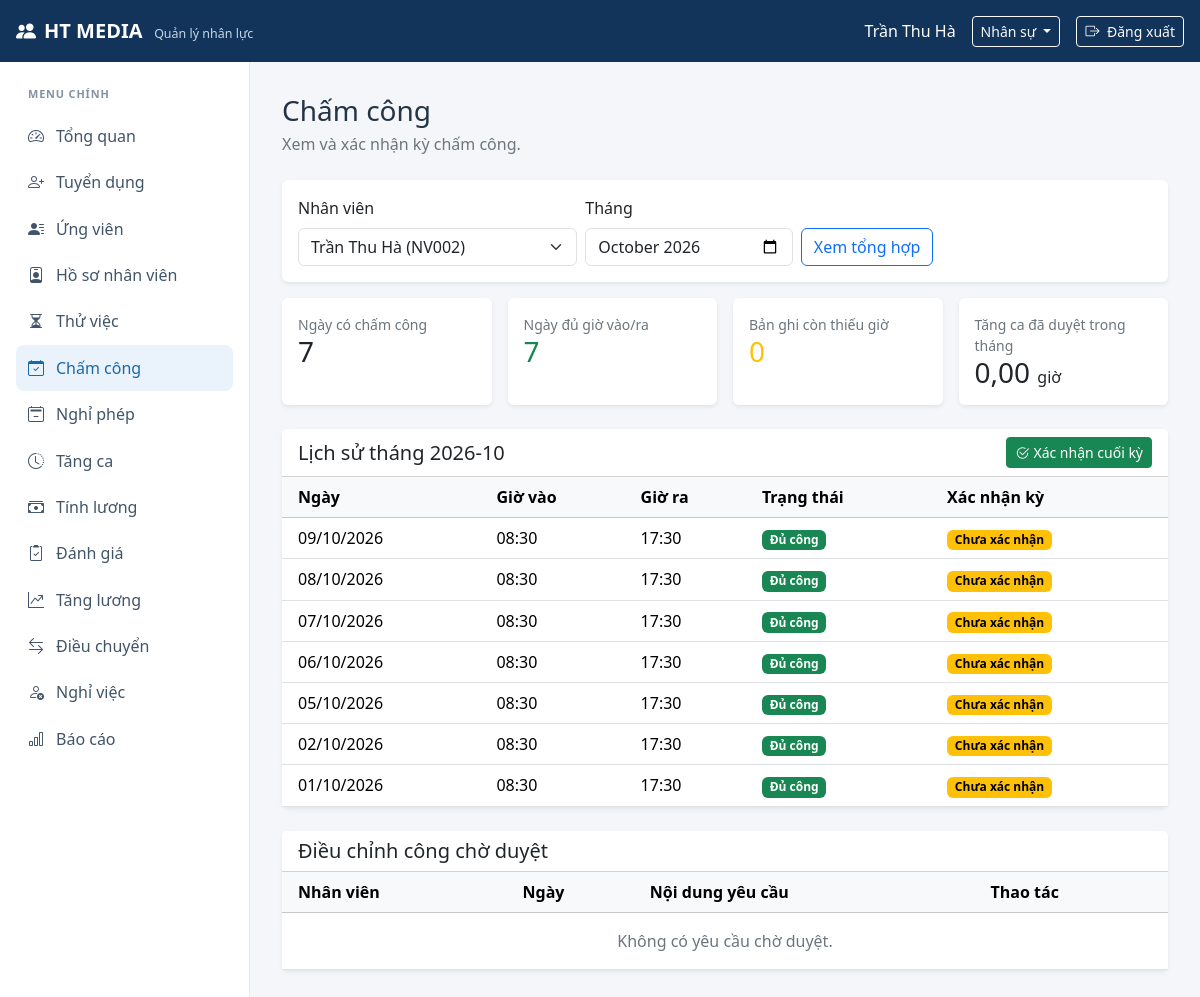
The page /index.php?route=attendance (signed in) on the database its author committed.
### tables this page shows
CREATE TABLE IF NOT EXISTS NHANVIEN (
    MaNV VARCHAR(10) PRIMARY KEY,
    HoTen VARCHAR(150) NOT NULL,
    NgaySinh DATE NULL,
    GioiTinh VARCHAR(20) NULL,
    SoDienThoai VARCHAR(20) NULL,
    Email VARCHAR(150) NULL,
    DiaChi VARCHAR(255) NULL,
    NgayVaoLam DATE NOT NULL,
    TrangThai VARCHAR(30) NOT NULL DEFAULT 'Chính thức',
    MaPB VARCHAR(10) NOT NULL,
    MaCV VARCHAR(10) NOT NULL,
    INDEX idx_nhanvien_hoten (HoTen),
    INDEX idx_nhanvien_trangthai (TrangThai),
    CONSTRAINT chk_nhanvien_gioitinh CHECK (GioiTinh IS NULL OR GioiTinh IN ('Nam', 'Nữ', 'Khác')),
    CONSTRAINT fk_nhanvien_phongban FOREIGN KEY (MaPB) REFERENCES PHONGBAN (MaPB),
    CONSTRAINT fk_nhanvien_chucvu FOREIGN KEY (MaCV) REFERENCES CHUCVU (MaCV)
);

CREATE TABLE IF NOT EXISTS CHAMCONG (
    MaCC VARCHAR(10) PRIMARY KEY,
    MaNV VARCHAR(10) NOT NULL,
    Ngay DATE NOT NULL,
    GioVao TIME NULL,
    GioRa TIME NULL,
    TrangThai VARCHAR(30) NOT NULL DEFAULT 'Đủ công',
    DaChot TINYINT UNSIGNED NOT NULL DEFAULT 0,
    UNIQUE KEY uq_chamcong_nhanvien_ngay (MaNV, Ngay),
    CONSTRAINT chk_chamcong_dachot CHECK (DaChot IN (0, 1)),
    CONSTRAINT fk_chamcong_nhanvien FOREIGN KEY (MaNV) REFERENCES NHANVIEN (MaNV)
);

### app/views/attendance/index.php (the view, shortened to what the rows shown need)
<?php
$summary = $attendance['summary'];
$dateText = static fn (mixed $value): string => $value ? date('d/m/Y', strtotime((string) $value)) : '—';
$timeText = static fn (mixed $value): string => $value ? date('H:i', strtotime((string) $value)) : '—';
?>
<div class="d-flex flex-wrap justify-content-between align-items-start gap-3 mb-4">
    <div>
        <h1 class="h3 mb-1">Chấm công</h1>
        <p class="text-secondary mb-0"><?= $canManage ? 'Xem và xác nhận kỳ chấm công.' : 'Chấm vào/ra và theo dõi lịch sử của bạn.' ?></p>
    </div>
</div>
<?php if ($canManage): ?>
    <section class="card border-0 shadow-sm mb-3">
        <div class="card-body">
            <form method="get" action="<?= e(APP_BASE_URL) ?>/index.php" class="row g-2 align-items-end">
                <div class="col-md-4">
                    <label class="form-label" for="attendance-employee">Nhân viên</label>
                    <select class="form-select" id="attendance-employee" name="employee_id">
                        <?php foreach ($employees as $employee): ?>
                            <option value="<?= e($employee['MaNV']) ?>" <?= $employeeId === $employee['MaNV'] ? 'selected' : '' ?>><?= e($employee['HoTen']) ?> (<?= e($employee['MaNV']) ?>)</option>
                        <?php endforeach; ?>
                    </select>
                </div>
                <div class="col-md-3"><label class="form-label" for="attendance-month">Tháng</label><input class="form-control" id="attendance-month" type="month" name="month" value="<?= e($month) ?>" required></div>
                <div class="col-md-3"><button class="btn btn-outline-primary" type="submit">Xem tổng hợp</button></div>
            </form>
        </div>
    </section>
<?php endif; ?>
<div class="row g-3 mb-4">
    <div class="col-sm-6 col-xl-3"><div class="card border-0 shadow-sm h-100"><div class="card-body"><div class="text-secondary small">Ngày có chấm công</div><div class="h3 mb-0"><?= e($summary['days']) ?></div></div></div></div>
    <div class="col-sm-6 col-xl-3"><div class="card border-0 shadow-sm h-100"><div class="card-body"><div class="text-secondary small">Ngày đủ giờ vào/ra</div><div class="h3 text-success mb-0"><?= e($summary['complete']) ?></div></div></div></div>
    <div class="col-sm-6 col-xl-3"><div class="card border-0 shadow-sm h-100"><div class="card-body"><div class="text-secondary small">Bản ghi còn thiếu giờ</div><div class="h3 text-warning mb-0"><?= e($summary['incomplete']) ?></div></div></div></div>
    <div class="col-sm-6 col-xl-3"><div class="card border-0 shadow-sm h-100"><div class="card-body"><div class="text-secondary small">Tăng ca đã duyệt trong tháng</div><div class="h3 mb-0"><?= e(number_format($summary['overtime'], 2, ',', '.')) ?> <span class="fs-6">giờ</span></div></div></div></div>
</div>
<section class="card border-0 shadow-sm">
    <div class="card-header bg-white d-flex justify-content-between align-items-center">
        <h2 class="h5 mb-0">Lịch sử tháng <?= e($month) ?></h2>
        <?php if ($canManage): ?>
            <form method="post" action="<?= e(url('attendance-confirm')) ?>" onsubmit="return confirm('Xác nhận cuối kỳ chấm công cho toàn bộ nhân viên trong tháng này?')">
                <button class="btn btn-sm btn-success" type="submit"><i class="bi bi-check2-circle me-1"></i>Xác nhận cuối kỳ</button>
            </form>
        <?php endif; ?>
    </div>
    <div class="table-responsive">
        <table class="table table-hover align-middle mb-0">
            <thead class="table-light"><tr><th class="ps-3">Ngày</th><th>Giờ vào</th><th>Giờ ra</th><th>Trạng thái</th><th>Xác nhận kỳ</th></tr></thead>
            <tbody>
            <?php foreach ($attendance['history'] as $row): ?>
                <tr><td class="ps-3"><?= e($dateText($row['Ngay'])) ?></td><td><?= e($timeText($row['GioVao'])) ?></td><td><?= e($timeText($row['GioRa'])) ?></td>
                    <td><span class="badge text-bg-<?= $row['GioVao'] !== null && $row['GioRa'] !== null ? 'success' : 'warning' ?>"><?= e($row['TrangThai']) ?></span></td>
                    <td><span class="badge text-bg-<?= (int) $row['DaChot'] ? 'secondary' : 'warning' ?>"><?= (int) $row['DaChot'] ? 'Đã xác nhận' : 'Chưa xác nhận' ?></span></td>
                    <?php if ($canRequestCorrection && $employeeId === (string) (Auth::user()['MaNV'] ?? '')): ?>
                        <td><?php if (!(int) $row['DaChot']): ?>
                            <details><summary class="small text-primary">Yêu cầu</summary>
                                <form method="post" action="<?= e(url('attendance-correction')) ?>" class="d-grid gap-1 mt-2">
                                    <input type="hidden" name="_csrf" value="<?= e(\App\Core\Csrf::token()) ?>">
                                    <input type="hidden" name="id" value="<?= e($row['MaCC']) ?>">
                                    <input class="form-control form-control-sm" type="time" name="check_in" aria-label="Giờ vào mới" value="<?= e($row['GioVao'] ? date('H:i', strtotime((string) $row['GioVao'])) : '') ?>">
                                    <input class="form-control form-control-sm" type="time" name="check_out" aria-label="Giờ ra mới" value="<?= e($row['GioRa'] ? date('H:i', strtotime((string) $row['GioRa'])) : '') ?>">
                                    <input class="form-control form-control-sm" name="reason" maxlength="1000" placeholder="Lý do điều chỉnh" required>
                                    <button class="btn btn-sm btn-outline-primary" type="submit">Gửi</button>
                                </form>
                            </details>
                        <?php else: ?>—<?php endif; ?></td>
                    <?php endif; ?></tr>
            <?php endforeach; ?>
            </tbody>
        </table>
    </div>
</section>
<?php if ($canApproveCorrection): ?>
    <section class="card border-0 shadow-sm mt-4">
        <div class="card-header bg-white"><h2 class="h5 mb-0">Điều chỉnh công chờ duyệt</h2></div>
        <div class="table-responsive"><table class="table table-hover align-middle mb-0">
            <thead class="table-light"><tr><th class="ps-3">Nhân viên</th><th>Ngày</th><th>Nội dung yêu cầu</th><th>Thao tác</th></tr></thead>
            <tbody>
            <?php if ($corrections === []): ?><tr><td colspan="4" class="text-center text-secondary py-3">Không có yêu cầu chờ duyệt.</td></tr><?php endif; ?>
            </tbody>
        </table></div>
    </section>
<?php endif; ?>

### app/views/layout.php (shortened to what the rows shown need)
<?php
$loggedInUser = Auth::user();
$menuItems = [
    ['dashboard', 'Tổng quan', 'dashboard', 'view', 'bi-speedometer2'],
    ['recruitment', 'Tuyển dụng', 'recruitment', 'view', 'bi-person-plus'],
    ['applicants', 'Ứng viên', 'recruitment', 'manage', 'bi-person-lines-fill'],
    ['employees', 'Hồ sơ nhân viên', 'employees', 'view', 'bi-person-badge'],
    ['probation', 'Thử việc', 'probation', 'view', 'bi-hourglass-split'],
    ['attendance', 'Chấm công', 'attendance', 'view', 'bi-calendar-check'],
    ['leave', 'Nghỉ phép', 'leave', 'view', 'bi-calendar2-minus'],
    ['overtime', 'Tăng ca', 'overtime', 'view', 'bi-clock-history'],
    ['payroll', 'Tính lương', 'payroll', 'view', 'bi-cash-stack'],
    ['reviews', 'Đánh giá', 'reviews', 'view', 'bi-clipboard2-check'],
    ['salary_changes', 'Tăng lương', 'salary_changes', 'view', 'bi-graph-up-arrow'],
    ['transfers', 'Điều chuyển', 'transfers', 'view', 'bi-arrow-left-right'],
    ['resignations', 'Nghỉ việc', 'resignations', 'view', 'bi-person-x'],
    ['reports', 'Báo cáo', 'reports', 'view', 'bi-bar-chart'],
    ['accounts', 'Quản lý tài khoản', 'accounts', 'manage', 'bi-people-gear'],
];
$activeRoute = (string) ($_GET['route'] ?? $_GET['r'] ?? 'dashboard');
?>
<!doctype html>
<html lang="vi">
<head>
    <link href="https://cdn.jsdelivr.net/npm/bootstrap@5.3.3/dist/css/bootstrap.min.css" rel="stylesheet">
    <link href="https://cdn.jsdelivr.net/npm/bootstrap-icons@1.11.3/font/bootstrap-icons.min.css" rel="stylesheet">
    <link href="<?= e(APP_BASE_URL) ?>/assets/css/app.css" rel="stylesheet">
</head>
<body class="<?= $loggedInUser === null ? 'auth-page' : '' ?>">
<?php if ($loggedInUser !== null): ?>
    <header class="topbar navbar navbar-dark px-3">
        <a class="navbar-brand fw-semibold" href="<?= e(url('dashboard')) ?>">
            <i class="bi bi-people-fill me-2"></i>HT MEDIA <span class="brand-subtitle">Quản lý nhân lực</span>
        </a>
        <div class="d-flex align-items-center gap-3 text-white">
            <span class="d-none d-sm-inline"><?= e($loggedInUser['HoTen']) ?></span>
            <?php if (count(Auth::roles()) > 1): ?>
                <?php
                $roleNames = [
                    'giamdoc' => 'Giám đốc', 'nhansu' => 'Nhân sự', 'ketoan' => 'Kế toán',
                    'admin' => 'Quản trị', 'quanly' => 'Trưởng bộ phận', 'nhanvien' => 'Nhân viên',
                ];
                ?>
                <div class="dropdown">
                    <button class="btn btn-sm btn-outline-light dropdown-toggle" data-bs-toggle="dropdown" aria-expanded="false">
                        <?= e($roleNames[Auth::activeRole() ?? ''] ?? Auth::activeRole() ?? '') ?>
                    </button>
                </div>
            <?php else: ?>
                <span class="badge text-bg-light"><?= e(Auth::activeRole() ?? $loggedInUser['VaiTro']) ?></span>
            <?php endif; ?>
            <form method="post" action="<?= e(url('logout')) ?>" class="m-0">
                <button class="btn btn-sm btn-outline-light" type="submit" aria-label="Đăng xuất">
                    <i class="bi bi-box-arrow-right"></i>
                    <span class="d-none d-md-inline ms-1">Đăng xuất</span>
                </button>
            </form>
        </div>
    </header>
    <div class="app-shell">
        <aside class="sidebar">
            <div class="sidebar-label">MENU CHÍNH</div>
            <?php foreach ($menuItems as [$route, $label, $feature, $action, $icon]): ?>
                <?php
                $personalModules = ['employees', 'probation', 'attendance', 'payroll', 'reviews', 'reports'];
                $allowed = Auth::can($feature, $action)
                    || ($route === 'dashboard' && Auth::can($feature, 'view'))
                    || (in_array($feature, $personalModules, true) && Auth::can($feature, 'personal'))
                    || (in_array($feature, ['leave', 'overtime'], true) && Auth::can($feature, 'personal_request'))
                    || ($feature === 'resignations' && Auth::can($feature, 'personal_request'))
                    || ($feature === 'attendance' && Auth::can($feature, 'personal_manage'));
                ?>
                <?php if ($allowed): ?>
                    <a class="sidebar-link <?= $activeRoute === $route ? 'active' : '' ?>"
                       href="<?= e(url($route)) ?>" title="<?= e($label) ?>">
                        <i class="bi <?= e($icon) ?>"></i><span><?= e($label) ?></span>
                    </a>
                <?php endif; ?>
            <?php endforeach; ?>
        </aside>
        <main class="main-content">
            <?php require $viewFile; ?>
        </main>
    </div>
<?php else: ?>
    <main class="auth-container">
        <?php require $viewFile; ?>
    </main>
<?php endif; ?>
</body>
</html>

### rows shown on the page
nhanvien: HoTen "Trần Thu Hà"
chamcong: Ngay "09/10/2026", GioVao "08:30", GioRa "17:30", TrangThai "Đủ công", DaChot "Chưa xác nhận"
chamcong: Ngay "08/10/2026", GioVao "08:30", GioRa "17:30", TrangThai "Đủ công", DaChot "Chưa xác nhận"
chamcong: Ngay "07/10/2026", GioVao "08:30", GioRa "17:30", TrangThai "Đủ công", DaChot "Chưa xác nhận"
chamcong: Ngay "06/10/2026", GioVao "08:30", GioRa "17:30", TrangThai "Đủ công", DaChot "Chưa xác nhận"
chamcong: Ngay "05/10/2026", GioVao "08:30", GioRa "17:30", TrangThai "Đủ công", DaChot "Chưa xác nhận"
chamcong: Ngay "02/10/2026", GioVao "08:30", GioRa "17:30", TrangThai "Đủ công", DaChot "Chưa xác nhận"
chamcong: Ngay "01/10/2026", GioVao "08:30", GioRa "17:30", TrangThai "Đủ công", DaChot "Chưa xác nhận"

### other values the page prints
$roleNames[Auth::activeRole() ?? ''] "Nhân sự"
$label "Tổng quan"
$label "Tuyển dụng"
$label "Ứng viên"
$label "Hồ sơ nhân viên"
$label "Thử việc"
$label "Chấm công"
$label "Nghỉ phép"
$label "Tăng ca"
$label "Tính lương"
$label "Đánh giá"
$label "Tăng lương"
$label "Điều chuyển"
$label "Nghỉ việc"
$label "Báo cáo"
